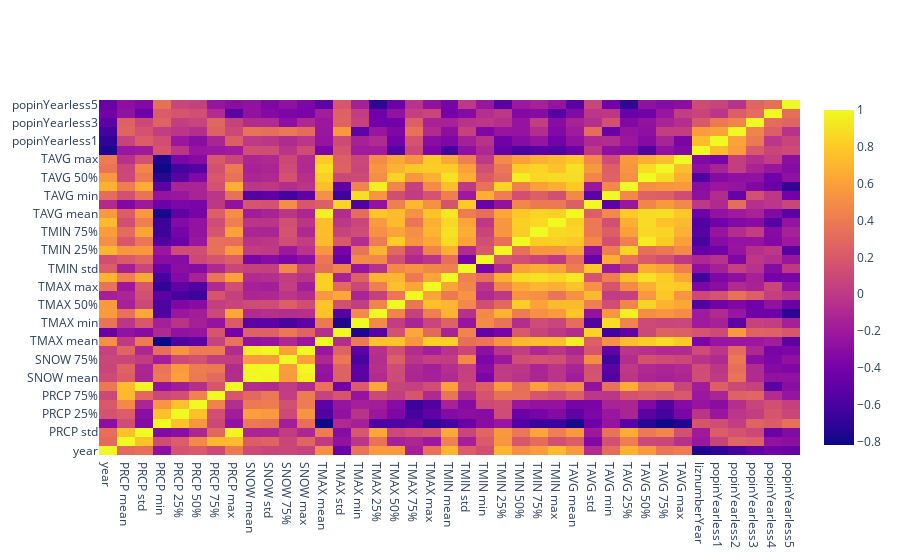

The notebook cell this image was saved under:
### Code cell
#Dropping proportion of Females, but will put it back once I can order the y-axis
corrPortal_annual = df_reg_annual.loc[(df_reg_annual.source=='portal')]\
.drop(columns=['PRCP count', 'SNOW count', 'TMAX count', 'TMIN count', 'TAVG count','propFemale',
              'SNOW min', 'SNOW 25%', 'SNOW 50%',]).corr()
testx = corrPortal_annual.columns
testy = corrPortal_annual.index
testz = corrPortal_annual.values
test = go.Figure(go.Heatmap(x=testx,y=testy,z=testz))
plot(test, filename = 'portal annual correlation matrix.html')
iplot(test, filename = 'portal annual correlation matrix.html')

### Figure 1 — Plotly figure (JSON) as saved in the notebook; plotly's stock layout.template omitted (floating-point values rounded to 4 significant figures; data arrays with more than 128 entries replaced by an {"elided": "..."} marker saying what was removed)
{"data": [{"type": "heatmap", "x": ["year", "PRCP mean", "PRCP std", "PRCP min", "PRCP 25%", "PRCP 50%", "PRCP 75%", "PRCP max", "SNOW mean", "SNOW std", "SNOW 75%", "SNOW max", "TMAX mean", "TMAX std", "TMAX min", "TMAX 25%", "TMAX 50%", "TMAX 75%", "TMAX max", "TMIN mean", "TMIN std", "TMIN min", "TMIN 25%", "TMIN 50%", "TMIN 75%", "TMIN max", "TAVG mean", "TAVG std", "TAVG min", "TAVG 25%", "TAVG 50%", "TAVG 75%", "TAVG max", "liznumberYear", "popinYearless1", "popinYearless2", "popinYearless3", "popinYearless4", "popinYearless5"], "y": ["year", "PRCP mean", "PRCP std", "PRCP min", "PRCP 25%", "PRCP 50%", "PRCP 75%", "PRCP max", "SNOW mean", "SNOW std", "SNOW 75%", "SNOW max", "TMAX mean", "TMAX std", "TMAX min", "TMAX 25%", "TMAX 50%", "TMAX 75%", "TMAX max", "TMIN mean", "TMIN std", "TMIN min", "TMIN 25%", "TMIN 50%", "TMIN 75%", "TMIN max", "TAVG mean", "TAVG std", "TAVG min", "TAVG 25%", "TAVG 50%", "TAVG 75%", "TAVG max", "liznumberYear", "popinYearless1", "popinYearless2", "popinYearless3", "popinYearless4", "popinYearless5"], "z": {"elided": "39x39 float values"}}], "layout": {}}
